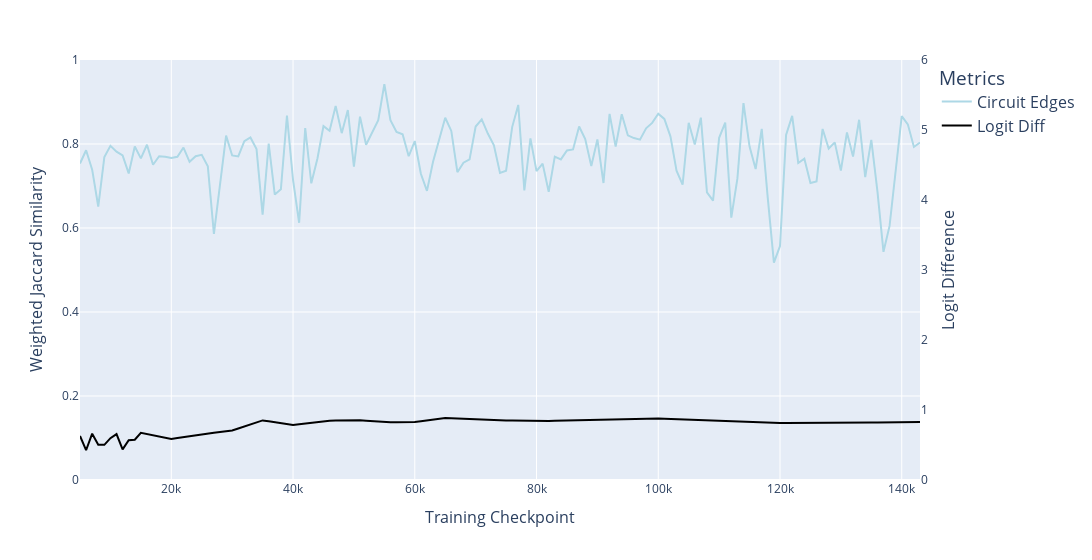

Here is the notebook cell this chart was saved with:
### Markdown cell above
### Graph Similarity

### Code cell
for model in models:
    model_df = all_graphs[all_graphs['model'] == model].copy()
    weighted_jaccard_results = compute_weighted_jaccard_similarity(model_df)
    plot_graph_metric(
        weighted_jaccard_results, 
        'jaccard_similarity', 
        perf_metric_dict, 
        f'Weighted Jaccard Similarity to Previous Checkpoint for {model}', 
        left_y_title="Weighted Jaccard Similarity",
        y_range=1, 
        x_axis_col='checkpoint_2', 
        log_x=False,
        disable_title=True
    )

### Figure 1 — Plotly figure (JSON) as saved in the notebook; plotly's stock layout.template omitted (floating-point values rounded to 4 significant figures; data arrays with more than 128 entries replaced by an {"elided": "..."} marker saying what was removed)
{"data": [{"hovertemplate": "variable=Circuit Edges<br>checkpoint_2=%{x}<br>value=%{y}<extra></extra>", "legendgroup": "Circuit Edges", "line": {"color": "lightblue", "dash": "solid"}, "marker": {"symbol": "circle"}, "mode": "lines", "name": "Circuit Edges", "orientation": "v", "showlegend": true, "type": "scatter", "x": {"elided": "139 int values"}, "xaxis": "x", "y": {"elided": "139 float values"}, "yaxis": "y"}, {"line": {"color": "black"}, "mode": "lines", "name": "Logit Diff", "type": "scatter", "x": {"elided": "139 int values"}, "y": {"elided": "139 float values"}, "yaxis": "y2"}], "layout": {"legend": {"font": {"size": 16}, "title": {"text": "Metrics"}, "tracegroupgap": 0}, "margin": {"t": 60}, "width": 1200, "xaxis": {"anchor": "y", "domain": [0, 1], "title": {"font": {"size": 16}, "text": "Training Checkpoint"}}, "yaxis": {"anchor": "x", "domain": [0, 1], "range": [0, 1], "title": {"font": {"size": 16}, "text": "Weighted Jaccard Similarity"}}, "yaxis2": {"overlaying": "y", "range": [0, 6], "showgrid": false, "side": "right", "title": {"font": {"size": 16}, "text": "Logit Difference"}}}}
